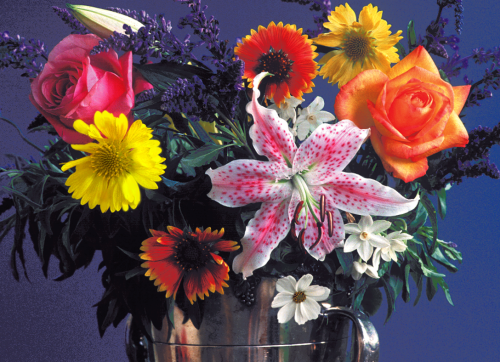
%> input picture Lab1/scripts/flowers.tif, 500 x 362 px
$ octave script.m   (GNU Octave 9; MATLAB toolbox functions it lacks are replaced by stand-ins)
%> lines starting %> are read from the running program, lines starting %| are printed output that depends on the picture; in (x1, y1, x2, y2) boxes, pixels count from 0 and x2, y2 are one past the last pixel; in counts of white or black regions, pixels touching at a corner belong together; the program's own positions count from 1
### Lab1/scripts/fft_global.m
function [F_Y_mask F_Cb_mask F_Cr_mask] = fft_global(I, r_Y, r_C)
    RGB = im2double(I);     %RGB times tis eikonas
    YCbCr = rgb2ycbcr(RGB); %metatropi sto xwro YCrCb
    Y = YCbCr(:,:,1);       %pairnw to Y
    Cb = YCbCr(:,:,2);      %pairnw to Cb
    Cr = YCbCr(:,:,3);      %pairnw to Cr
    FY = fft2(Y);           %2-d fft gia Y
    FCb = fft2(Cb);         %2-d fft gia Cb
    FCr = fft2(Cr);         %2-d fft gia Cr
    F_Y = fftshift(FY);     %Metafora xamhlwn syxnothtwn sto kentro
    F_Cb = fftshift(FCb);   %gia kathe kanali
    F_Cr = fftshift(FCr);

    [ry, cy] = size(Y);
    rcy = min(ry,cy)/2;
    m_Y = zeros(ry,cy);
    %m_Y => maska gia to Y kanali gia apokopi ypsilwn suxnotitwn
    [fxy, fyy] = meshgrid((1:cy)-(cy+1)/2, (1:ry)-(ry+1)/2);
    m_Y(sqrt(fxy.^2 + fyy.^2)<r_Y*rcy) = 1;
    F_Y_mask = F_Y .*m_Y;
    %syxnotites toy Y meta tin efarmogi tis maskas

    [rcb, ccb] = size(Cb);
    rccb = min(rcb,ccb)/2;
    m_Cb = zeros(rcb,ccb);
    %m_Cb => maska gia to Cb kanali gia apokopi ypsilwn suxnotitwn
    [fxcb, fycb] = meshgrid((1:ccb)-(ccb+1)/2, (1:rcb)-(rcb+1)/2);
    m_Cb(sqrt(fxcb.^2 + fycb.^2)<r_C*rccb) = 1;
    F_Cb_mask = F_Cb .*m_Cb;
    %syxnotites toy Cb meta tin efarmogi tis maskas

    [rcr, ccr] = size(Cr);
    rccr = min(rcr,ccr)/2;
    m_Cr = zeros(rcr,ccr);
    %m_Cr => maska gia to Cr kanali gia apokopi ypsilwn suxnotitwn
    [fxcr, fycr] = meshgrid((1:ccr)-(ccr+1)/2, (1:rcr)-(rcr+1)/2);
    m_Cr(sqrt(fxcr.^2 + fycr.^2)<r_C*rccr) = 1;
    F_Cr_mask = F_Cr .*m_Cr;
    %syxnotites toy Cr meta tin efarmogi tis maskas
end

### Lab1/scripts/ifft_global.m
function [iRGB] = ifft_global (F_Y_mask, F_Cb_mask, F_Cr_mask)
    i_F_Y=ifftshift(F_Y_mask);   %ifftshift
    i_FY = abs(ifft2(i_F_Y));    %ifft2
    iYCbCr(:,:,1) = i_FY;        %reformation

    i_F_Cb=ifftshift(F_Cb_mask); %ifftshift
    i_FCb = abs(ifft2(i_F_Cb));  %ifft2
    iYCbCr(:,:,2) = i_FCb;       %reformation

    i_F_Cr=ifftshift(F_Cr_mask); %ifftshift
    i_FCr = abs(ifft2(i_F_Cr));  %ifft2
    iYCbCr(:,:,3) = i_FCr;       %reformation

    iRGB = ycbcr2rgb(iYCbCr);    %convert to RGB
end

### Lab1/scripts/script.m
%% Take the input
I = imread('flowers.tif');
%> I is the input picture: size 362x500x3 uint8; mean R, G, B 99.9, 76.9, 83.7
RGB = im2double(I);      % pairnw tis RGB parametrous
sizeI= size(RGB,1)*size(RGB,2)*size(RGB,3);%diastaseis arxikhs eikonas
%> sizeI = 543000
figure(1); imshow(I);    % apeikonisi arxikis eikonas prin tin sumpiesi
title('The Original Image');


%% Sympiesi eikonas me fft
[Ym, Cbm, Crm] = fft_global(I, 0.8, 0.4);   %Lhpsh eksodou apo maskes
%> in fft_global, `YCbCr = rgb2ycbcr(RGB);`: YCbCr: size 362x500x3 double; mean of channels 1, 2, 3 0.348, 0.5, 0.54
%> in fft_global, `Y = YCbCr(:,:,1);`:
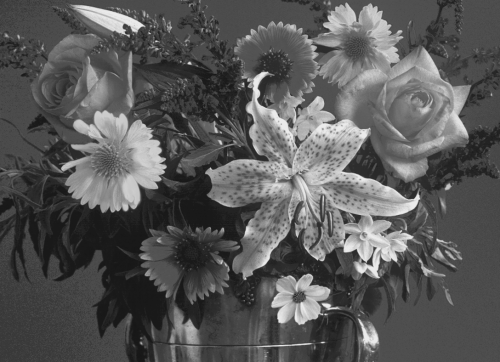
%> Y: size 362x500 double; min 0.0885, max 0.922, mean 0.348
%> in fft_global, `Cb = YCbCr(:,:,2);`:
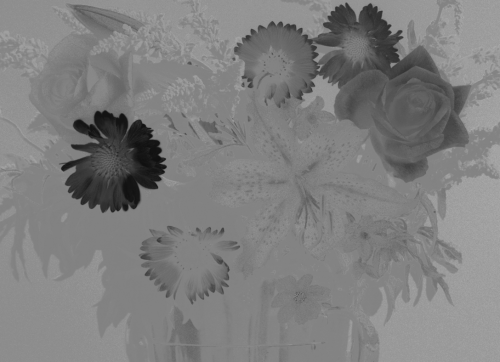
%> Cb: size 362x500 double; min 0.0633, max 0.673, mean 0.5
%> in fft_global, `Cr = YCbCr(:,:,3);`:
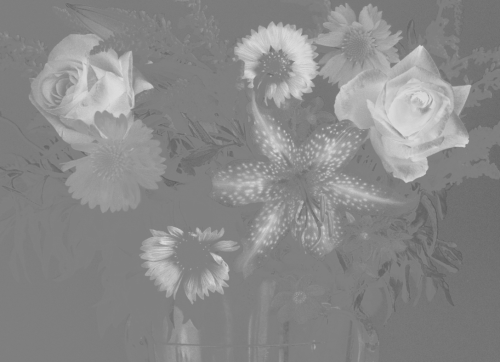
%> Cr: size 362x500 double; min 0.377, max 0.867, mean 0.54
%> in fft_global, `m_Y(sqrt(fxy.^2 + fyy.^2)<r_Y*rcy) = 1;`:
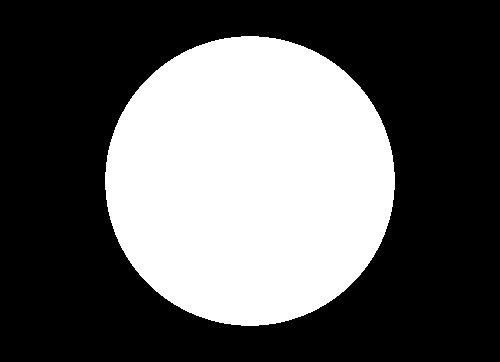
%> m_Y: size 362x500 double; values 0 (black) and 1 (white), 36.4% white; 1 white region, box (x1, y1, x2, y2) and area: (105, 36, 395, 326) 65880
%> in fft_global, `m_Cb(sqrt(fxcb.^2 + fycb.^2)<r_C*rccb) = 1;`:
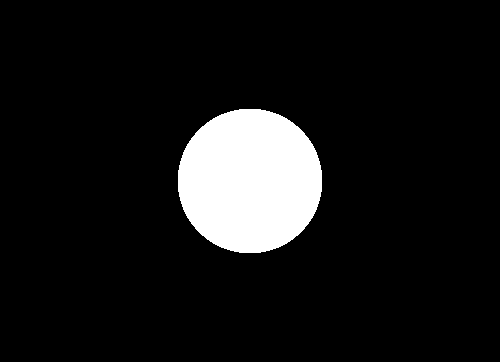
%> m_Cb: size 362x500 double; values 0 (black) and 1 (white), 9.1% white; 1 white region, box (x1, y1, x2, y2) and area: (178, 109, 322, 253) 16452
iRGB = ifft_global(Ym, Cbm, Crm);           %vriskw tis RGB parametrous
%> in ifft_global, `iYCbCr(:,:,3) = i_FCr;`:
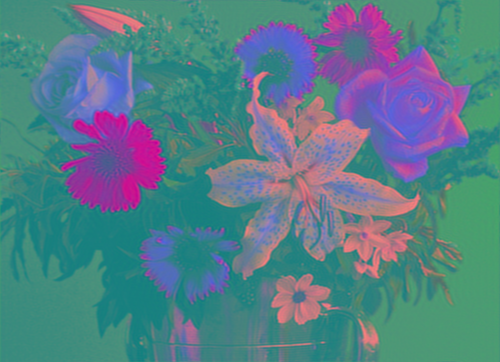
%> iYCbCr: size 362x500x3 double; mean R, G, B 0.348, 0.5, 0.54; drawn with min black and max white
%> the run ends on the next line
